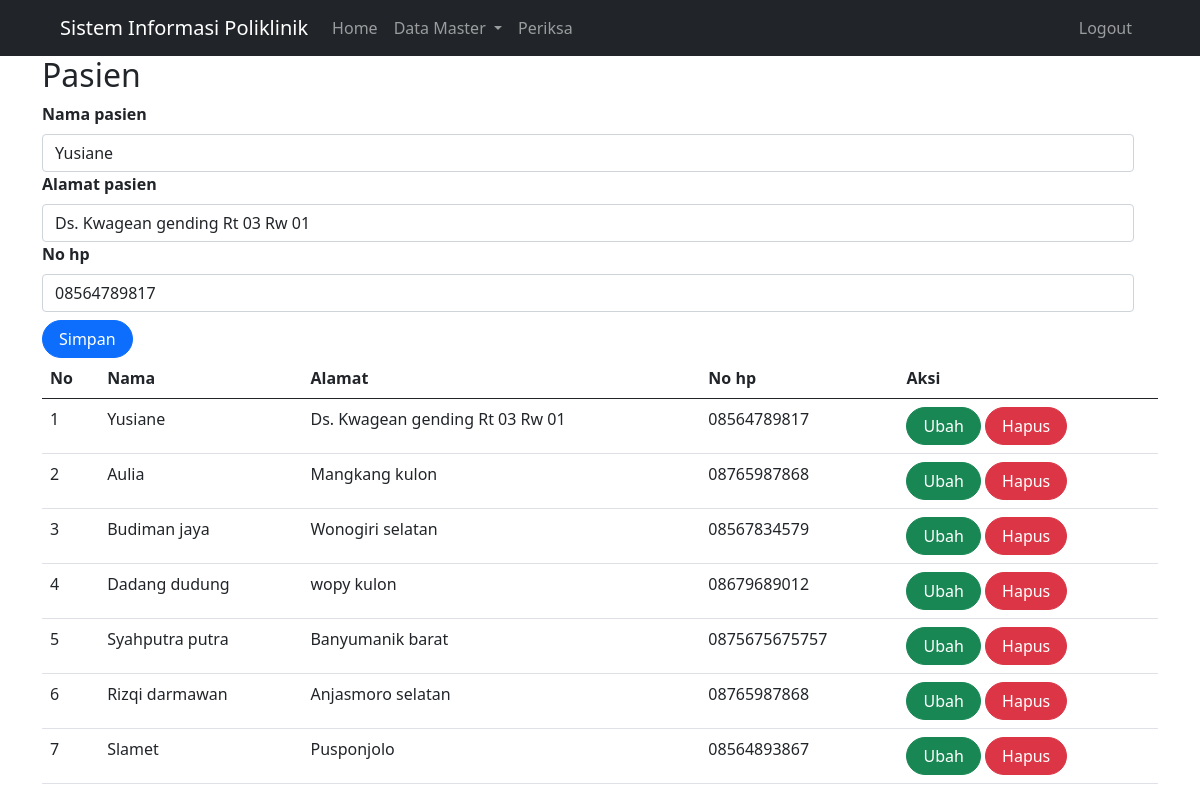
/index.php?page=pasien&id=1 (signed in), run on the app's committed database.
### tables this page shows
CREATE TABLE `pasien` (
  `id` int(10) NOT NULL,
  `nama` varchar(255) DEFAULT NULL,
  `alamat` varchar(255) DEFAULT NULL,
  `no_hp` varchar(50) DEFAULT NULL
);

### pasien.php (the view, shortened to what this page needs)
<?php
include('./koneksi.php');
?>
<form class="form row" method="POST" action="" name="myForm" onsubmit="return(validate());">
     <?php
     $nama = '';
     $alamat = '';
     $no_hp = '';
     if (isset($_GET['id'])) {
          $ambil = mysqli_query(
               $mysqli,
               "SELECT * FROM pasien
        WHERE id='" . $_GET['id'] . "'"
          );
          while ($row = mysqli_fetch_array($ambil)) {
               $nama = $row['nama'];
               $alamat = $row['alamat'];
               $no_hp = $row['no_hp'];
          }
     ?>
     <?php
     }
     ?>
     <div class="row">
          <div class="col-sm-12">
               <label for="nama" class="form-label fw-bold">
                    Nama pasien
               </label>
               <input type="text" class="form-control" name="nama" id="nama" placeholder="Nama" value="<?php echo $nama ?>">
          </div>
          <div class="col-sm-12">
               <label for="alamat" class="form-label fw-bold">
                    Alamat pasien
               </label>
               <input type="text" class="form-control" name="alamat" id="alamat" placeholder="Alamat pasien" value="<?php echo $alamat ?>">
          </div>
          <div class="col-sm-12 mb-2">
               <label for="no_hp" class="form-label fw-bold">
                    No hp
               </label>
               <input type="text" class="form-control" name="no_hp" id="no_hp" placeholder="No hp " value="<?php echo $no_hp ?>">
          </div>
          <div class="col">
               <button type="submit" class="btn btn-primary rounded-pill px-3" name="simpan">Simpan</button>
          </div>
     </div>
</form>
<?php
$result = mysqli_query($mysqli, "SELECT * FROM pasien");
$no = 1;
?>
<table class="table table-hover">
     <thead>
          <tr>
               <th scope="col">No</th>
               <th scope="col">Nama</th>
               <th scope="col">Alamat</th>
               <th scope="col">No hp</th>
               <th scope="col">Aksi</th>
          </tr>
     </thead>
     <tbody>
          <?php
          while ($data = mysqli_fetch_array($result)) {
          ?>
               <tr>
                    <td><?php echo $no++ ?></td>
                    <td><?php echo $data['nama'] ?></td>
                    <td><?php echo $data['alamat'] ?></td>
                    <td><?php echo $data['no_hp'] ?></td>
                    <td>
                         <a class="btn btn-success rounded-pill px-3" href="index.php?page=pasien&id=<?php echo $data['id'] ?>">Ubah</a>
                         <a class="btn btn-danger rounded-pill px-3" href="index.php?page=dokter&id=<?php echo $data['id'] ?>&aksi=hapus">Hapus</a>
                    </td>
               </tr>
          <?php
          }
          ?>
     </tbody>
</table>

### data on the page
pasien: nama "Yusiane", alamat "Ds. Kwagean gending Rt 03 Rw 01", no_hp "08564789817"
pasien: nama "Aulia", alamat "Mangkang kulon", no_hp "08765987868"
pasien: nama "Budiman jaya", alamat "Wonogiri selatan", no_hp "08567834579"
pasien: nama "Dadang dudung", alamat "wopy kulon", no_hp "08679689012"
pasien: nama "Syahputra putra", alamat "Banyumanik barat", no_hp "0875675675757"
pasien: nama "Rizqi darmawan", alamat "Anjasmoro selatan", no_hp "08765987868"
pasien: nama "Slamet", alamat "Pusponjolo", no_hp "08564893867"

### other printed values
$_GET['page'] "Pasien"
